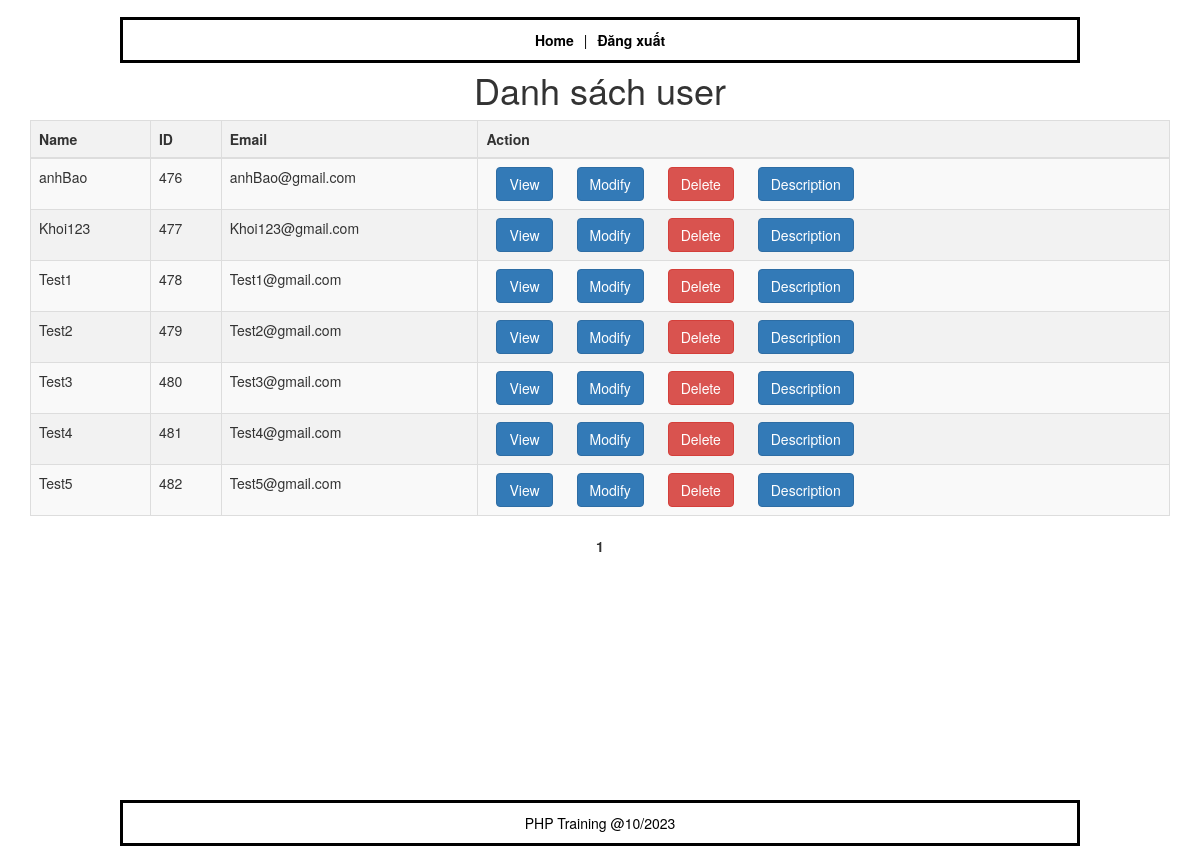
Screenshot of /listUser.php (signed in) with the database file from the repository.
### tables this page shows
CREATE TABLE `user` (
  `id` int(11) NOT NULL,
  `name` varchar(255) NOT NULL,
  `pwd` varchar(100) NOT NULL,
  `userType` varchar(100) DEFAULT NULL,
  `email` varchar(255) DEFAULT NULL,
  `description` text NOT NULL,
  `token` varchar(255) DEFAULT NULL,
  `hashed_data` varchar(64) DEFAULT NULL
);

### models/userModel.php (called while the page is built, shortened)
<?php
include('baseModel.php');
include 'encode.php';
class userModel extends baseModel {
    protected function select($sql){
        $result = $this->query($sql);
        $rows = [];
        if(!empty($result)){
            while ($row = $result->fetch_assoc()){
                $rows[] = $row;
            }
        }
        return $rows;
    }
    function __call($name_of_function, $arguments) {
        if($name_of_function == 'getUsers') {
            switch (count($arguments)) {
                case 0:
                    $sql = "SELECT * FROM user ORDER BY name";
                    return $this->select($sql);
            }
        }
    }
    public function pagination ($thisPageFirstResult,$result_per_page){
        $sql = "SELECT * FROM user ORDER BY name ASC LIMIT " . $thisPageFirstResult . ',' . $result_per_page;
        return $this->select($sql);
    }
    public function signUp_getid($name, $email){
        $sql = "SELECT id FROM user WHERE name = '$name' AND email = '$email'";
        $result = $this->select($sql);
        if (!empty($result)) {
            return $result[0]['id'];
        } else {
            return null;
        }
    }
}

### models/baseModel.php (called while the page is built, shortened)
<?php
class  baseModel {
    public static $conn;
    public function __construct()
    {
        if(!isset(self::$conn)){
            self::$conn = mysqli_connect(DB_HOST, DB_USER, DB_PASSWORD, DB_NAME);
        }
    }
    protected function query($sql) {
        return self::$conn->query($sql);
    }
}

### encode.php (called while the page is built, shortened)
<?php
function encodeId($id) {
    return base64_encode($id);
}
?>

### listUser.php (the view, shortened to what this page needs)
<?php
    include 'models/userModel.php';
    $userModel = new userModel();
    if (isset($_SESSION['userName']) && isset($_SESSION['email']) && isset($_SESSION['userType'])) {
?>
<!DOCTYPE html>
<html>
    <head>
        <link rel="stylesheet" type="text/css" href="public/css/style.css" >
        <link rel="stylesheet" href="https://maxcdn.bootstrapcdn.com/bootstrap/3.4.1/css/bootstrap.min.css">
    </head>
    <body>
    <div class="container">
        <?php include 'header.php' ?>
        <div class="row">
            <div class="col-md-9" style="margin-top: 50px; width: 100%" >
                <h1>Danh sách user</h1>
            </div>
        </div>
    </div>
    <div class="container">
        <table class="table table-striped table-bordered">
            <thead>
            <tr>
                <th> Name </th>
                <th> ID </th>
                <th> Email </th>
                <th> Action </th>
            </tr>
            </thead>
            <tbody>
            <?php
            $id_user = $userModel->signUp_getid($_SESSION['userName'],$_SESSION['email']);
            $result_per_page = 10;
            $result = $userModel->getUsers();
            $numberResult = count($result);
            $numberOfPage = ceil($numberResult / $result_per_page);
            if (!isset($_GET['page'])) {
                $page_number = 1;
            } else {
                $page_number = $_GET['page'];
            }
            $thisPageFirstResult = ($page_number - 1) * $result_per_page;
            $result = $userModel->pagination($thisPageFirstResult,$result_per_page);
            foreach ($result as $user){?>
                <tr>
                    <td> <?php echo $user['name']; ?> </td>
                    <td> <?php echo $user['id']; ?> </td>
                    <td> <?php echo $user['email']; ?> </td>
                    <td>
                        <a href="viewUser.php?id=<?php echo encodeId($user['hashed_data']);?>&n=<?php echo encodeId($user['name']);?>&e=<?php echo encodeId($user['email']);?>&token=<?php echo $_COOKIE['token'];?>" class="btn btn-primary"> View </a>
                        <?php if($user['id'] == $id_user || $_SESSION['userType'] == 'admin'){ ?>
                            <a href="modifyUser.php?id=<?php echo encodeId($user['hashed_data']);?>&n=<?php echo encodeId($user['name']);?>&e=<?php echo encodeId($user['email']);?>&token=<?php echo $_COOKIE['token'];?>" class="btn btn-primary"> Modify </a>
                            <a href="deleteUser.php?id=<?php echo encodeId($user['hashed_data']);?>&token=<?php echo $_COOKIE['token']; ?>" class="btn btn-danger"> Delete </a>
                            <a href="description.php?id=<?php echo encodeId($user['hashed_data']);?>&n=<?php echo encodeId($user['name']);?>&e=<?php echo encodeId($user['email']);?>&token=<?php echo $_COOKIE['token'];?>" class="btn btn-primary"> Description </a>
                        <?php } ?>
                    </td>
                </tr>
            <?php } ?>
            </tbody>
        </table>
        <div>
        <div>
            <?php
            for ($page = 1; $page <= $numberOfPage; $page++) {
                if ($page == $page_number) {
                    echo "<strong>" . $page . "</strong> ";
                } else {
                    echo '<a href="listUser.php?page=' . $page . '"> ' . $page . '</a>';
                }
            }
            ?>
        </div>
    </div>
    </body>
    <?php include 'footer.php'?>
</html>
    <?php } else {
        header("Location: login.php");
    } ?>

### header.php (shortened to what this page needs)
<!DOCTYPE html>
<html>
<head>
    <link rel="stylesheet" type="text/css" href="public/css/style.css">
</head>
<body>
    <header>
        <div class="rectangle">
            <?php
            if(isset($_SESSION['userType']) && $_SESSION['userType']== 'admin') {
                $current_page = basename($_SERVER['PHP_SELF']);
                switch ($current_page) {
                    case 'modifyUser.php':
                    case 'listUser.php':
                    case 'viewUser.php':
                        echo '<a href="http://php.local/"><strong>Home</strong></a> |<a href="logout.php"><strong>Đăng xuất</strong></a>';
                        break;
                }
            }
            ?>
        </div>
    </header>
</body>
</html>

### footer.php
<footer>
    <div class="rectangle">
        <a href="#">PHP Training @10/2023</a>
    </div>
</footer>

### public/css/style.css (style rules this page uses)
table { border-collapse: collapse; width: 80%; }
th { background-color: #f2f2f2; }
th, td { border: 1px solid #ccc; padding: 8px; text-align: left; }
tr:nth-child(even) { background-color: #f2f2f2; width: 30%; }
h1 { text-align: center; }
div { text-align: center; }
body { margin: 0; padding: 0; text-align: center; }
.rectangle { background-color: white; color: #000; padding: 10px; display: flex; justify-content: center; align-items: center; border: 3px solid #000; }
a { text-decoration: none; color: black; margin: 0 10px; }
header { position: absolute; width: 80%; top: 2%; left: 10%; }
footer { position: absolute; width: 80%; top: 800px; left: 10%; }

### rows the page displays
user: name "anhBao", id "476", email "anhBao@gmail.com"
user: name "Khoi123", id "477", email "Khoi123@gmail.com"
user: name "Test1", id "478", email "Test1@gmail.com"
user: name "Test2", id "479", email "Test2@gmail.com"
user: name "Test3", id "480", email "Test3@gmail.com"
user: name "Test4", id "481", email "Test4@gmail.com"
user: name "Test5", id "482", email "Test5@gmail.com"
